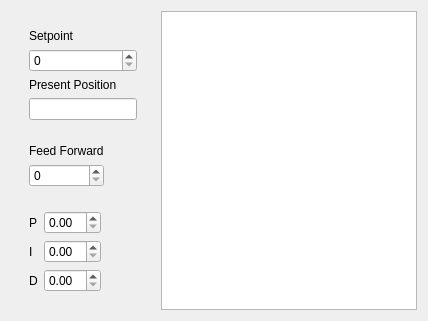
             <widget class="QWidget" name="tab_3">
              <attribute name="title">
               <string>Velocity</string>
              </attribute>
              <layout class="QHBoxLayout" name="horizontalLayout_9">
               <item alignment="Qt::AlignLeft">
                <widget class="QWidget" name="widget_18" native="true">
                 <layout class="QVBoxLayout" name="verticalLayout_16">
                  <item alignment="Qt::AlignLeft">
                   <widget class="QWidget" name="widget_19" native="true">
                    <layout class="QVBoxLayout" name="verticalLayout_17">
                     <item>
                      <widget class="QLabel" name="label_20">
                       <property name="text">
                        <string>Setpoint</string>
                       </property>
                      </widget>
                     </item>
                     <item>
                      <widget class="QSpinBox" name="spinBox_6"/>
                     </item>
                     <item>
                      <widget class="QLabel" name="label_21">
                       <property name="text">
                        <string>Present Position</string>
                       </property>
                      </widget>
                     </item>
                     <item>
                      <widget class="QLineEdit" name="lineEdit_2"/>
                     </item>
                    </layout>
                   </widget>
                  </item>
                  <item alignment="Qt::AlignLeft">
                   <widget class="QWidget" name="widget_20" native="true">
                    <layout class="QVBoxLayout" name="verticalLayout_18">
                     <item>
                      <widget class="QLabel" name="label_22">
                       <property name="text">
                        <string>Feed Forward</string>
                       </property>
                      </widget>
                     </item>
                     <item>
                      <widget class="QSpinBox" name="spinBox_7"/>
                     </item>
                    </layout>
                   </widget>
                  </item>
                  <item alignment="Qt::AlignLeft">
                   <widget class="QWidget" name="widget_22" native="true">
                    <layout class="QGridLayout" name="gridLayout_8">
                     <item row="0" column="0">
                      <widget class="QLabel" name="label_24">
                       <property name="text">
                        <string>P</string>
                       </property>
                      </widget>
                     </item>
                     <item row="1" column="1">
                      <widget class="QDoubleSpinBox" name="doubleSpinBox_4"/>
                     </item>
                     <item row="0" column="1">
                      <widget class="QDoubleSpinBox" name="doubleSpinBox_5"/>
                     </item>
                     <item row="1" column="0">
                      <widget class="QLabel" name="label_25">
                       <property name="text">
                        <string>I</string>
                       </property>
                      </widget>
                     </item>
                     <item row="2" column="0">
                      <widget class="QLabel" name="label_26">
                       <property name="text">
                        <string>D</string>
                       </property>
                      </widget>
                     </item>
                     <item row="2" column="1">
                      <widget class="QDoubleSpinBox" name="doubleSpinBox_6"/>
                     </item>
                    </layout>
                   </widget>
                  </item>
                 </layout>
                </widget>
               </item>
               <item>
                <widget class="QGraphicsView" name="graphicsView_2"/>
               </item>
              </layout>
             </widget>
